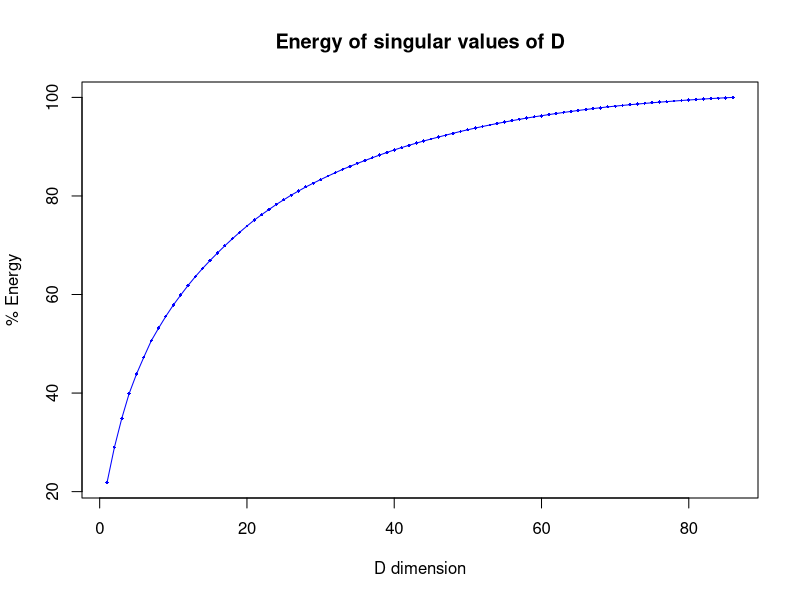

Write R code to recreate this figure.
data = read.csv("train.csv")

class = data$Class
data$Class = NULL

s = svd(data)

x = 1:length(s$d)
energy = rep(0,length(s$d))
for(i in x) 
{
  energy[i] = s$d[1:i] %*% s$d[1:i]
}
energy = 100 * energy / energy[length(energy)]
plot(x, y=energy, main="Energy of singular values of D", cex=0.5, pch=18, col="blue", xlab="D dimension", ylab="% Energy")
lines(x, energy, col="blue")

nTake = Position(function(x) x >= 90, energy)
u = as.matrix(s$u[, 1:nTake])
v = as.matrix(s$v[, 1:nTake])
d = as.matrix(diag(s$d)[1:nTake, 1:nTake])
svd_data = data.frame(u %*% d %*% t(v))
names(svd_data) = names(data)
svd_data$Class = class
svd_data$Class = as.factor(svd_data$Class)

write.csv(svd_data, "svd_train.csv", row.names=FALSE)
library(foreign)
write.arff(svd_data, "svd_train.arff")
